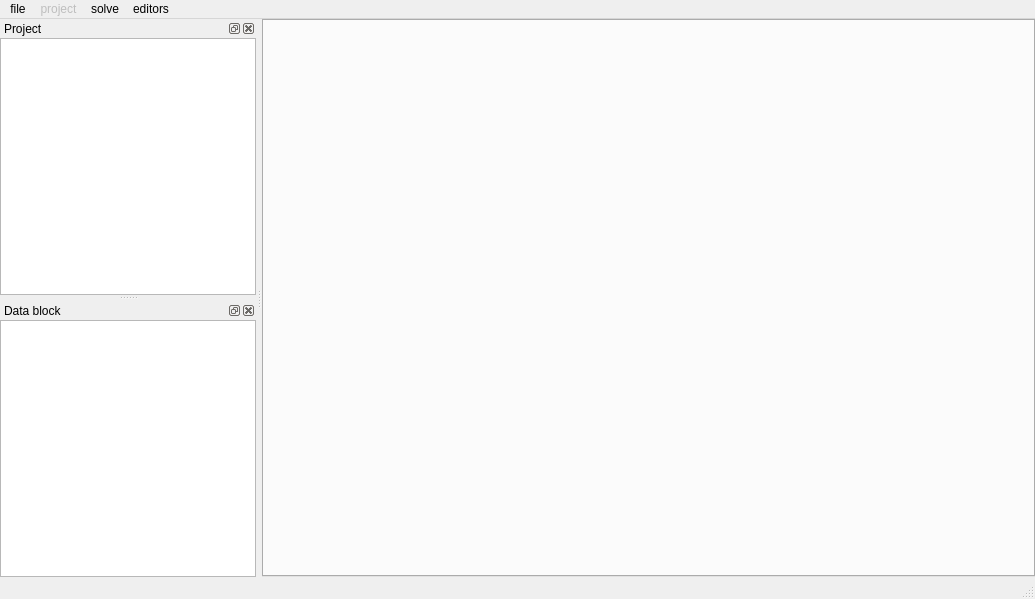
<?xml version="1.0" encoding="UTF-8"?>
<ui version="4.0">
 <class>StereoVisionApp::MainWindow</class>
 <widget class="QMainWindow" name="StereoVisionApp::MainWindow">
  <property name="geometry">
   <rect>
    <x>0</x>
    <y>0</y>
    <width>1035</width>
    <height>599</height>
   </rect>
  </property>
  <property name="windowTitle">
   <string>MainWindow</string>
  </property>
  <widget class="QWidget" name="centralwidget">
   <layout class="QVBoxLayout" name="verticalLayout">
    <property name="spacing">
     <number>0</number>
    </property>
    <property name="leftMargin">
     <number>0</number>
    </property>
    <property name="topMargin">
     <number>0</number>
    </property>
    <property name="rightMargin">
     <number>0</number>
    </property>
    <property name="bottomMargin">
     <number>0</number>
    </property>
    <item>
     <widget class="QTabWidget" name="editorPanel">
      <property name="tabShape">
       <enum>QTabWidget::Rounded</enum>
      </property>
     </widget>
    </item>
   </layout>
  </widget>
  <widget class="QMenuBar" name="menubar">
   <property name="geometry">
    <rect>
     <x>0</x>
     <y>0</y>
     <width>1035</width>
     <height>22</height>
    </rect>
   </property>
   <widget class="QMenu" name="menufile">
    <property name="title">
     <string>file</string>
    </property>
    <widget class="QMenu" name="menuexport">
     <property name="title">
      <string>export</string>
     </property>
     <addaction name="actionexport_optimized_to_collada"/>
    </widget>
    <addaction name="actionnew_Project"/>
    <addaction name="actionsave_Project"/>
    <addaction name="actionsave_project_as"/>
    <addaction name="actionopen_Project"/>
    <addaction name="menuexport"/>
   </widget>
   <widget class="QMenu" name="menuproject">
    <property name="enabled">
     <bool>false</bool>
    </property>
    <property name="title">
     <string>project</string>
    </property>
   </widget>
   <widget class="QMenu" name="menusolve">
    <property name="enabled">
     <bool>true</bool>
    </property>
    <property name="title">
     <string>solve</string>
    </property>
    <addaction name="actionclear_solution"/>
    <addaction name="actionsolve_sparse"/>
    <addaction name="actioncompute_local_frame"/>
   </widget>
   <widget class="QMenu" name="menueditors">
    <property name="title">
     <string>editors</string>
    </property>
    <addaction name="actionopen_Sparse_solution_editor"/>
   </widget>
   <addaction name="menufile"/>
   <addaction name="menuproject"/>
   <addaction name="menusolve"/>
   <addaction name="menueditors"/>
  </widget>
  <widget class="QStatusBar" name="statusbar"/>
  <widget class="QDockWidget" name="projectDockWidget">
   <property name="windowTitle">
    <string>Project</string>
   </property>
   <attribute name="dockWidgetArea">
    <number>1</number>
   </attribute>
   <widget class="QWidget" name="dockWidgetContents">
    <layout class="QVBoxLayout" name="verticalLayout_2">
     <property name="spacing">
      <number>0</number>
     </property>
     <property name="leftMargin">
      <number>0</number>
     </property>
     <property name="topMargin">
      <number>0</number>
     </property>
     <property name="rightMargin">
      <number>0</number>
     </property>
     <property name="bottomMargin">
      <number>0</number>
     </property>
     <item>
      <widget class="QTreeView" name="projectView">
       <property name="selectionMode">
        <enum>QAbstractItemView::ExtendedSelection</enum>
       </property>
      </widget>
     </item>
    </layout>
   </widget>
  </widget>
  <widget class="QDockWidget" name="dataBlockDockWidget">
   <property name="windowTitle">
    <string>Data block</string>
   </property>
   <attribute name="dockWidgetArea">
    <number>1</number>
   </attribute>
   <widget class="QWidget" name="dockWidgetContents_2">
    <layout class="QVBoxLayout" name="verticalLayout_3">
     <property name="spacing">
      <number>0</number>
     </property>
     <property name="leftMargin">
      <number>0</number>
     </property>
     <property name="topMargin">
      <number>0</number>
     </property>
     <property name="rightMargin">
      <number>0</number>
     </property>
     <property name="bottomMargin">
      <number>0</number>
     </property>
     <item>
      <widget class="QTreeView" name="dataBlockView"/>
     </item>
    </layout>
   </widget>
  </widget>
  <action name="actionnew_Project">
   <property name="text">
    <string>new Project</string>
   </property>
  </action>
  <action name="actionsave_Project">
   <property name="text">
    <string>save project</string>
   </property>
   <property name="shortcut">
    <string>Ctrl+S</string>
   </property>
  </action>
  <action name="actionopen_Project">
   <property name="text">
    <string>open project</string>
   </property>
   <property name="shortcut">
    <string>Ctrl+O</string>
   </property>
  </action>
  <action name="actionOpenSparseAlignEditor">
   <property name="text">
    <string>OpenSparseAlignEditor</string>
   </property>
  </action>
  <action name="actionsave_project_as">
   <property name="text">
    <string>save project as</string>
   </property>
  </action>
  <action name="actionsolve_sparse">
   <property name="text">
    <string>solve sparse</string>
   </property>
  </action>
  <action name="actionFindInitialSolution">
   <property name="text">
    <string>Init solution</string>
   </property>
  </action>
  <action name="actionclear_solution">
   <property name="enabled">
    <bool>true</bool>
   </property>
   <property name="text">
    <string>clear solution</string>
   </property>
  </action>
  <action name="actionInit_stereo_rig">
   <property name="text">
    <string>Init stereo rig</string>
   </property>
  </action>
  <action name="actionsolve_stereo_rig">
   <property name="text">
    <string>solve stereo rig</string>
   </property>
  </action>
  <action name="actionexport_optimized_to_collada">
   <property name="text">
    <string>export optimized to collada</string>
   </property>
  </action>
  <action name="actionsolve_coarse">
   <property name="text">
    <string>solve coarse</string>
   </property>
  </action>
  <action name="actionopen_Sparse_solution_editor">
   <property name="text">
    <string>open Sparse solution editor</string>
   </property>
  </action>
  <action name="actioncompute_local_frame">
   <property name="text">
    <string>compute local frame</string>
   </property>
  </action>
 </widget>
 <resources/>
 <connections/>
</ui>
